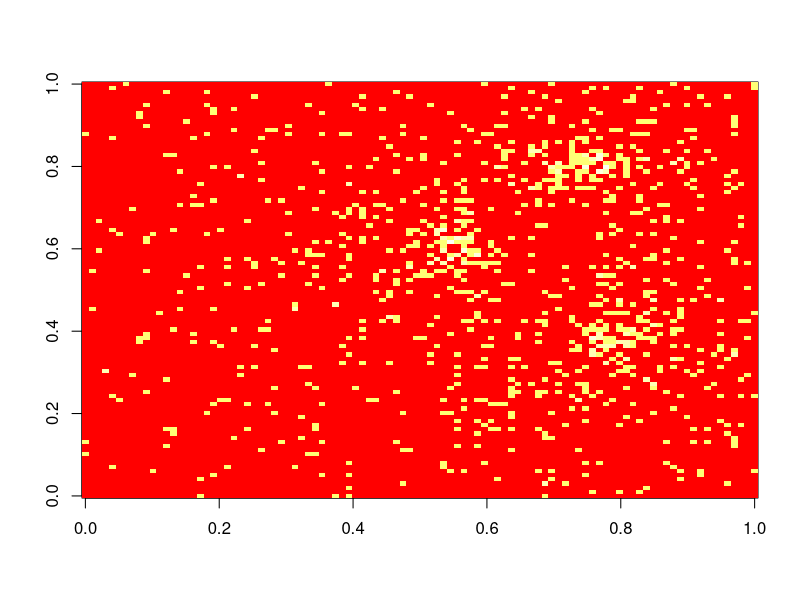
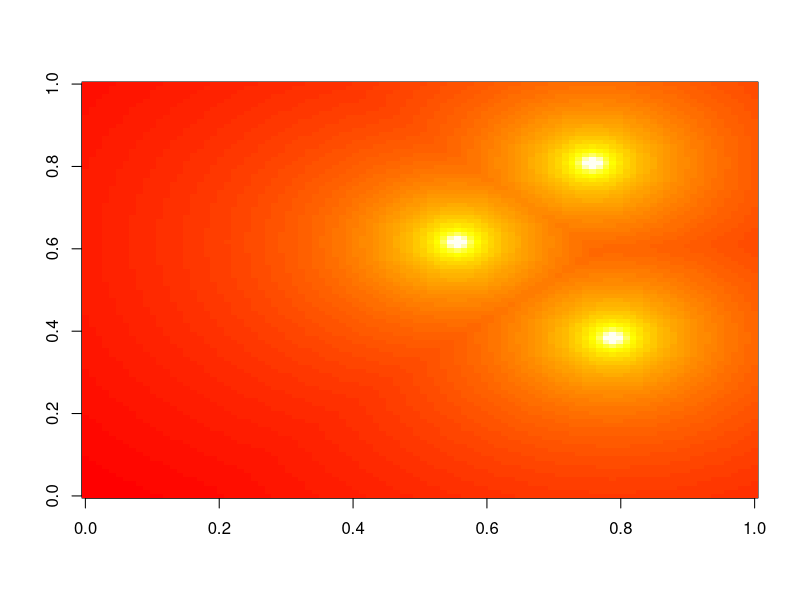
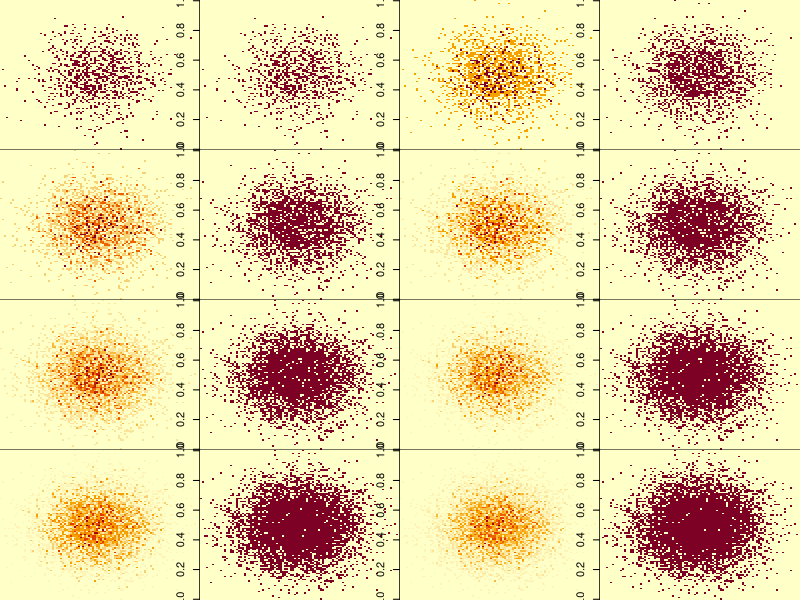
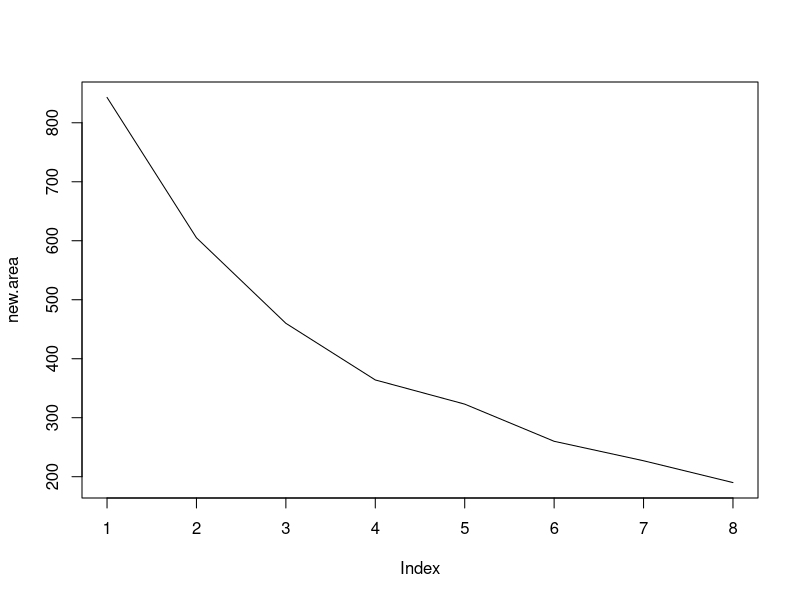

These charts were generated, in order, by the following R code:
clusterM <- function(x=100, y=100, n.clust=3, points=0.1) {
	M <- matrix(0, nrow=x, ncol=y)
	clust.x <- sample(1:x, n.clust)
	clust.y <- sample(1:y, n.clust)
	cluster.centers <- cbind(clust.x, clust.y)

	# Distance of each cell to the nearest cluster center
	d.matrix <- M
	for (i in 1:x) {
		for (j in 1:y) {
			d.matrix[i, j] <- min( sqrt((i - clust.x[1])^2 + (j - clust.y[1])^2),
					  			   sqrt((i - clust.x[2])^2 + (j - clust.y[2])^2),
					  			   sqrt((i - clust.x[3])^2 + (j - clust.y[3])^2) 
					  			 )	
		}
	}
	
	d.matrix <- 1 / d.matrix
	d.matrix[d.matrix > 1] <- 1
	d.matrix <- d.matrix / sum(d.matrix)

	ps <- as.integer(points*x*y)
	areas <- sample(1:(x*y), ps, replace=T, prob=d.matrix)
	
	for (a in areas) {
		M[a] <- M[a] + 1
	}
	
	return (list('Inverse Distance Matrix'=d.matrix, areas=M))
}

run <- clusterM()
d.matrix <- run$'Inverse Distance Matrix'
M <- run$areas


#par(mar=c(0, 0, 0, 0))
image(M^0.1, col=heat.colors(50))
image(log(d.matrix), col=heat.colors(50))






# Another approach
cluster <- function(x=100, y=100, sd=7, p=0.1, center=NA) {
	ps <- as.integer(p*x*y)
	M <- matrix(0, x, y)
	if (is.na(center[1])) {
		center <- cbind(sample(1:x, 1), sample(1:y, 1))
	}

	M[center] <- 1

	dx <- as.integer(rnorm(ps, mean=center[1], sd=sd))
	dx[dx < 0 | dx > x] <- center[1]
	dy <- as.integer(rnorm(ps, mean=center[2], sd=sd))
	dy[dy < 0 | dy > y] <- center[2]
	scatter <- cbind(dx, dy)
	M[scatter] <- 1

#	image(M)
	return(M)
}

par(mfrow=c(4, 4))
par(mar=c(0,0,0,0))


M1 <- cluster(100, 100, 15, 0.1, center=cbind(50, 50))
image(M1)
image(M1 > 0)
M2 <- M1 + cluster(100, 100, 15, 0.1, center=cbind(50, 50))
image(M2)
image(M2 > 0)
M3 <- M2 + cluster(100, 100, 15, 0.1, center=cbind(50, 50))
image(M3)
image(M3 > 0)
M4 <- M3 + cluster(100, 100, 15, 0.1, center=cbind(50, 50))
image(M4)
image(M4 > 0)
M5 <- M4 + cluster(100, 100, 15, 0.1, center=cbind(50, 50))
image(M5)
image(M5 > 0)
M6 <- M5 + cluster(100, 100, 15, 0.1, center=cbind(50, 50))
image(M6)
image(M6 > 0)
M7 <- M6 + cluster(100, 100, 15, 0.1, center=cbind(50, 50))
image(M7)
image(M7 > 0)
M8 <- M7 + cluster(100, 100, 15, 0.1, center=cbind(50, 50))
image(M8)
image(M8 > 0)

new.area <- numeric(8)
new.area[1] <- sum(M1 > 0)
new.area[2] <- sum(M2 > 0) - sum(M1 > 0)
new.area[3] <- sum(M3 > 0) - sum(M2 > 0)
new.area[4] <- sum(M4 > 0) - sum(M3 > 0)
new.area[5] <- sum(M5 > 0) - sum(M4 > 0)
new.area[6] <- sum(M6 > 0) - sum(M5 > 0)
new.area[7] <- sum(M7 > 0) - sum(M6 > 0)
new.area[8] <- sum(M8 > 0) - sum(M7 > 0)

quartz()
plot(new.area, type='l')